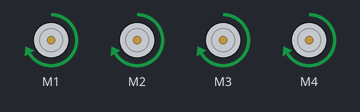
A sketch run on a simulated Arduino Uno, built with avr-gcc and run on an emulated ATmega328P. Shown: 4 × DC motor (green arrow = forward, orange = backward, longer = faster).

Above: at 0.1 s.
Timing chart, 0 to 1.6 s (numbered marks = the images above):
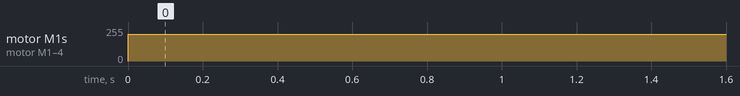

Measured:
- by itself, motor M1–4: stopped → forward 200/255 at 0.00 s

The sketch:

Motor.ino
```cpp
#include<AFMotor.h>

 AF_DCMotor motor1(1);
 AF_DCMotor motor2(2);
 AF_DCMotor motor3(3);
 AF_DCMotor motor4(4);


void setup()
{

	motor1.setSpeed(200);
  motor2.setSpeed(200);
  motor3.setSpeed(200);
  motor4.setSpeed(200);

}

void loop()
{
  motor1.run(FORWARD);
  motor2.run(FORWARD);
  motor3.run(FORWARD);
  motor4.run(FORWARD);
}
	
```
